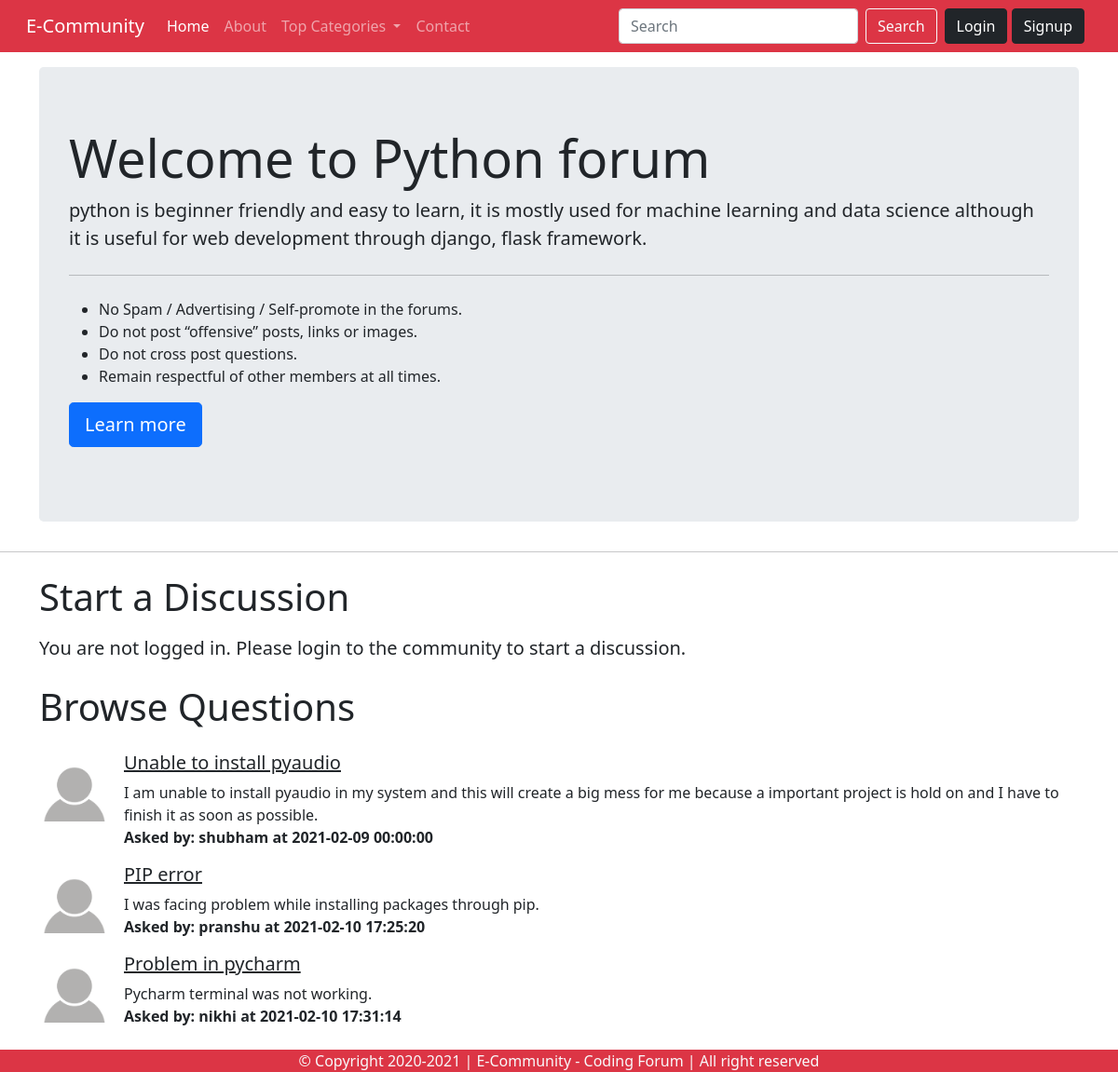
/threadList.php?cateid=2, run on the app's committed database.
### tables this page shows
CREATE TABLE `category` (
  `cate_id` int(8) NOT NULL,
  `cate_name` varchar(255) NOT NULL,
  `cate_desc` varchar(255) NOT NULL,
  `created` datetime DEFAULT current_timestamp()
);

CREATE TABLE `threads` (
  `thread_id` int(7) NOT NULL,
  `thread_title` varchar(255) NOT NULL,
  `thread_desc` text NOT NULL,
  `thread_cate_id` int(7) NOT NULL,
  `thread_user_id` int(7) NOT NULL,
  `timestamp` datetime NOT NULL DEFAULT current_timestamp()
);

CREATE TABLE `users` (
  `sno` int(8) NOT NULL,
  `user_email` varchar(30) NOT NULL,
  `user_pass` varchar(255) NOT NULL,
  `timestamp` datetime NOT NULL DEFAULT current_timestamp()
);

### threadList.php (the view, shortened to what this page needs)
<!doctype html>
<html lang="en">
<head>
    <link href="https://cdn.jsdelivr.net/npm/bootstrap@5.0.0-beta1/dist/css/bootstrap.min.css" rel="stylesheet"
>
    <link rel="stylesheet" href="https://maxcdn.bootstrapcdn.com/bootstrap/4.0.0/css/bootstrap.min.css"
>
</head>
<body>
    <?php require "partials/_header.php"; ?>
    <?php
        $id = $_GET['cateid'];
        $sql = "SELECT * FROM `category` WHERE `cate_id` = $id";
        $result = mysqli_query($conn, $sql);
        while($row = mysqli_fetch_assoc($result)){
            $catname = $row['cate_name'];
            $catdesc = $row['cate_desc'];
        }
        ?>
    <div class="container my-3">
        <div class="jumbotron">
            <h1 class="display-4">Welcome to <?php echo $catname ?> forum</h1>
            <p class="lead"> <?php echo $catdesc ?></p>
            <hr class="my-4">
            <p>
            <ul>
                <li>No Spam / Advertising / Self-promote in the forums.</li>
                <li>Do not post “offensive” posts, links or images.</li>
                <li>Do not cross post questions.</li>
                <li>Remain respectful of other members at all times.</li>
            </ul>
            </p>
            <p class="lead">
                <a class="btn btn-primary btn-lg" href="#" role="button">Learn more</a>
            </p>
        </div>
    </div>
    <hr>
    <?php
    if(isset($_SESSION['loggedin']) && $_SESSION['loggedin']==true){
        echo '<div class="container">
        <h1 class="py-2">Start a Discussion</h1>
        <form action="' . $_SERVER["REQUEST_URI"] . '" method="POST">
        <div class="mb-3">
                <label for="title" class="form-label">Problem Title</label>
                <input type="text" class="form-control" id="title" name="title" aria-describedby="emailHelp">
                <div id="hintTitle" class="form-text">Title should be more short and precise.</div>
                <input type="hidden" name="sno" value="' . $_SESSION['sno'] . '">
                </div>
                <div class="mb-3">
                <label for="desc" class="form-label">Ask your concern</label>
                <textarea class="form-control" id="desc" name="desc" rows="3"></textarea>
                </div>
                <button type="submit" class="btn btn-success">Submit</button>
                </form>
                </div>';
        }else{
            echo '<div class="container">
                 <h1 class="py-2">Start a Discussion</h1>
                <p class="lead">You are not logged in. Please login to the community to start a discussion.</p>
                </div>';
        }
    ?>
    <div class="container mb-5">
        <h1 class="py-2">Browse Questions</h1>
        <?php
        $id = $_GET['cateid'];
        $sql = "SELECT * FROM `threads` WHERE `thread_cate_id` = $id";
        $result = mysqli_query($conn, $sql);
        while($row = mysqli_fetch_assoc($result)){
            $id = $row['thread_id'];
            $title = $row['thread_title'];
            $desc = $row['thread_desc'];
            $timestamp = $row['timestamp'];
            $thread_user_id = $row['thread_user_id'];
            $sql2 = "SELECT * FROM `users` WHERE `sno`='$thread_user_id'";
            $result2 = mysqli_query($conn, $sql2);
            $row2 = mysqli_fetch_assoc($result2);
        echo '<div class="media my-3 ">
            <img class="mr-3" src="img/user.png" height="75px" alt="Generic placeholder image">
            <div class="media-body">
            <h5 class="mt-0"><a class="text-dark" href="thread.php?threadid='. $id .'">' . $title . '</a></h5>
            ' . $desc . '
            <p class="mb-0"><b>Asked by: ' . $row2['user_email'] . ' at ' . $timestamp . '</b></p>
            </div>
        </div>';
        }
        ?>
    </div>
    <?php require "partials/_footer.php"; ?>
    <link href="https://cdn.jsdelivr.net/npm/bootstrap@5.0.0-beta1/dist/css/bootstrap.min.css" rel="stylesheet"
>
</body>
</html>

### data on the page
category: cate_name "Python", cate_desc "python is beginner friendly and easy to learn, it is mostly used for machine learning and data science although it is useful for web development through django, flask framework."
threads: thread_title "Unable to install pyaudio", thread_desc "I am unable to install pyaudio in my system and this will create a big mess for me because a important project is hold on and I have to finish it as soon as possible.", users.user_email "shubham", timestamp "2021-02-09 00:00:00"
threads: thread_title "PIP error", thread_desc "I was facing problem while installing packages through pip.", users.user_email "pranshu", timestamp "2021-02-10 17:25:20"
threads: thread_title "Problem in pycharm", thread_desc "Pycharm terminal was not working.", users.user_email "nikhi", timestamp "2021-02-10 17:31:14"
